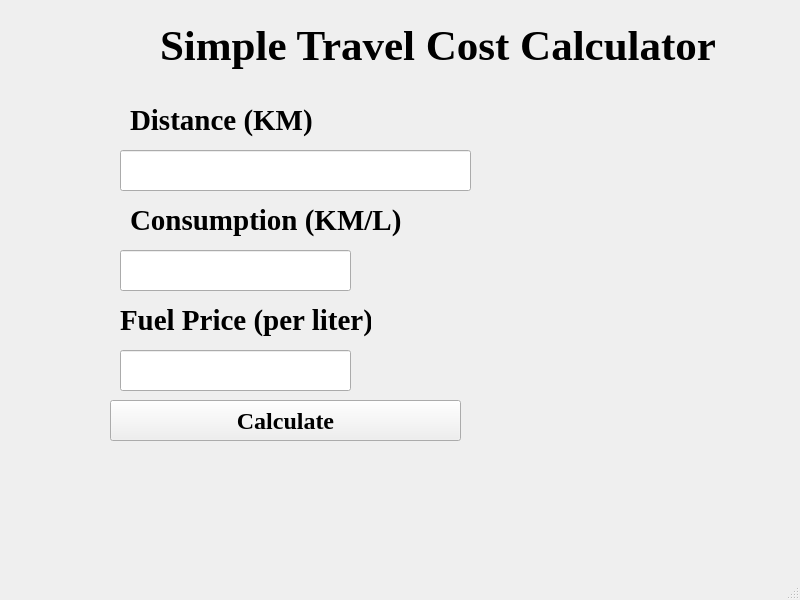
<?xml version="1.0" encoding="UTF-8"?>
<ui version="4.0">
 <class>MainWindow</class>
 <widget class="QMainWindow" name="MainWindow">
  <property name="geometry">
   <rect>
    <x>0</x>
    <y>0</y>
    <width>800</width>
    <height>600</height>
   </rect>
  </property>
  <property name="windowTitle">
   <string>MainWindow</string>
  </property>
  <widget class="QWidget" name="centralwidget">
   <widget class="QLabel" name="label">
    <property name="geometry">
     <rect>
      <x>160</x>
      <y>10</y>
      <width>581</width>
      <height>71</height>
     </rect>
    </property>
    <property name="font">
     <font>
      <family>Times New Roman</family>
      <pointsize>32</pointsize>
      <weight>75</weight>
      <bold>true</bold>
     </font>
    </property>
    <property name="text">
     <string>Simple Travel Cost Calculator</string>
    </property>
   </widget>
   <widget class="QLabel" name="label_2">
    <property name="geometry">
     <rect>
      <x>130</x>
      <y>100</y>
      <width>251</width>
      <height>41</height>
     </rect>
    </property>
    <property name="font">
     <font>
      <family>Times New Roman</family>
      <pointsize>22</pointsize>
      <weight>75</weight>
      <bold>true</bold>
     </font>
    </property>
    <property name="text">
     <string>Distance (KM)</string>
    </property>
   </widget>
   <widget class="QLabel" name="label_3">
    <property name="geometry">
     <rect>
      <x>130</x>
      <y>200</y>
      <width>281</width>
      <height>41</height>
     </rect>
    </property>
    <property name="font">
     <font>
      <family>Times New Roman</family>
      <pointsize>22</pointsize>
      <weight>75</weight>
      <bold>true</bold>
     </font>
    </property>
    <property name="text">
     <string>Consumption (KM/L)</string>
    </property>
   </widget>
   <widget class="QLineEdit" name="txtDistance">
    <property name="geometry">
     <rect>
      <x>120</x>
      <y>150</y>
      <width>351</width>
      <height>41</height>
     </rect>
    </property>
    <property name="font">
     <font>
      <family>Times New Roman</family>
      <pointsize>18</pointsize>
     </font>
    </property>
   </widget>
   <widget class="QPushButton" name="btnCalculate">
    <property name="geometry">
     <rect>
      <x>110</x>
      <y>400</y>
      <width>351</width>
      <height>41</height>
     </rect>
    </property>
    <property name="font">
     <font>
      <family>Times New Roman</family>
      <pointsize>18</pointsize>
      <weight>75</weight>
      <italic>false</italic>
      <bold>true</bold>
      <underline>false</underline>
      <strikeout>false</strikeout>
     </font>
    </property>
    <property name="text">
     <string>Calculate</string>
    </property>
   </widget>
   <widget class="QLineEdit" name="txtConsumption">
    <property name="geometry">
     <rect>
      <x>120</x>
      <y>250</y>
      <width>231</width>
      <height>41</height>
     </rect>
    </property>
    <property name="font">
     <font>
      <family>Times New Roman</family>
      <pointsize>18</pointsize>
     </font>
    </property>
   </widget>
   <widget class="QLabel" name="lblTravelCost">
    <property name="geometry">
     <rect>
      <x>110</x>
      <y>450</y>
      <width>331</width>
      <height>41</height>
     </rect>
    </property>
    <property name="font">
     <font>
      <pointsize>18</pointsize>
     </font>
    </property>
    <property name="text">
     <string/>
    </property>
   </widget>
   <widget class="QLabel" name="label_4">
    <property name="geometry">
     <rect>
      <x>120</x>
      <y>300</y>
      <width>251</width>
      <height>41</height>
     </rect>
    </property>
    <property name="font">
     <font>
      <family>Times New Roman</family>
      <pointsize>22</pointsize>
      <weight>75</weight>
      <bold>true</bold>
     </font>
    </property>
    <property name="text">
     <string>Fuel Price (per liter)</string>
    </property>
   </widget>
   <widget class="QLineEdit" name="txtFuelPrice">
    <property name="geometry">
     <rect>
      <x>120</x>
      <y>350</y>
      <width>231</width>
      <height>41</height>
     </rect>
    </property>
    <property name="font">
     <font>
      <family>Times New Roman</family>
      <pointsize>18</pointsize>
     </font>
    </property>
   </widget>
  </widget>
  <widget class="QMenuBar" name="menubar">
   <property name="geometry">
    <rect>
     <x>0</x>
     <y>0</y>
     <width>800</width>
     <height>21</height>
    </rect>
   </property>
  </widget>
  <widget class="QStatusBar" name="statusbar"/>
 </widget>
 <resources/>
 <connections/>
</ui>
